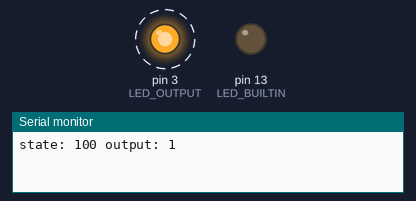
Recording of a sketch running on a simulated Arduino Nano, built with avr-gcc and run on an emulated ATmega328P. Shown: output pins drawn as LEDs (lit = HIGH), the last lines printed to the serial monitor. Dashed ring = blinking.

Above: at 0.5 s.
At 4.2 s:
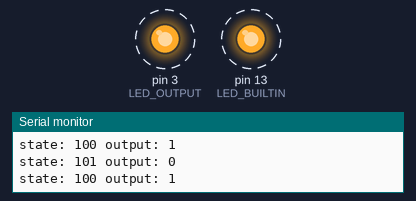
Timing chart, 0 to 4.6 s (numbered marks = the images above):
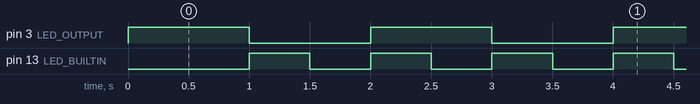

Measured:
- by itself, pin 3 (LED_OUTPUT): alternates HIGH for 1.0 s and LOW for 1.0 s
- by itself, pin 13 (LED_BUILTIN): alternates HIGH for 0.50 s and LOW for 0.50 s
- by itself, everything shown: repeats every 2.0 s, in 6 steps

The sketch:

nano-fsm.ino
```cpp
#define ON    100
#define OFF   101

#define LED_OUTPUT 3
int state = OFF;

void fsm_init(int *state, int *out) {
  *state = OFF;
  *out = 0;
}

void fsm(int  *state, int *out) {
  switch (*state) {
    case ON: {
        *state = OFF;
        *out = 0;
        break;
      }
    case OFF: {
        *state = ON;
        *out = 1; // nyalakan output
        break;
      }
  }
}

void fsm_output(int output_value) {
  if (output_value == 1) {
    digitalWrite(LED_OUTPUT, HIGH);
  } else {
    digitalWrite(LED_OUTPUT, LOW);
  }
}

void setup() {
  pinMode(LED_BUILTIN, OUTPUT);
  pinMode(LED_OUTPUT, OUTPUT);
  Serial.begin(115200);
  int output = 0;
  fsm_init(&state,&output);
  fsm_output(output);
}

void loop() {
  int output = 0;
  fsm(&state, &output);
  fsm_output(output);
  Serial.print("state: ");
  Serial.print(state);
  Serial.print(" output: ");
  Serial.print( output);
  Serial.println();

  delay(500);
  digitalWrite(LED_BUILTIN, LOW);
  delay(500);                       //
  digitalWrite(LED_BUILTIN, HIGH);
}
```
